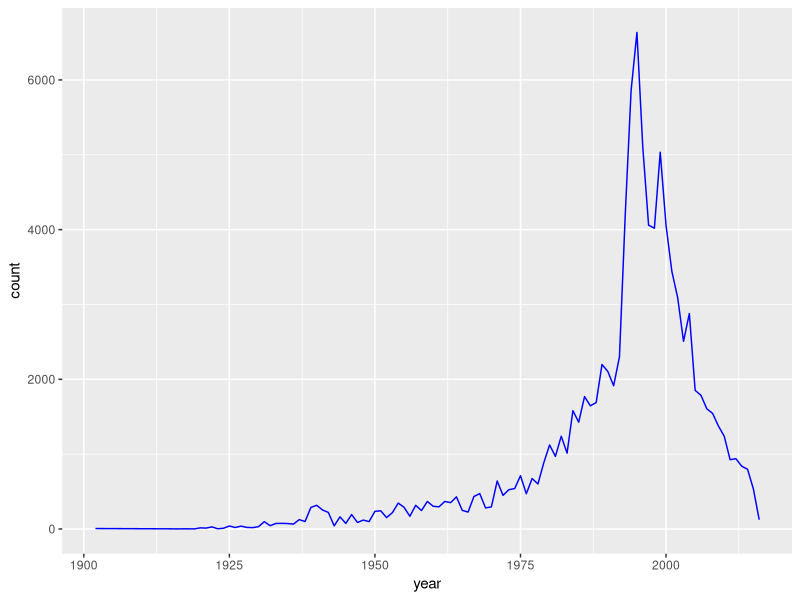
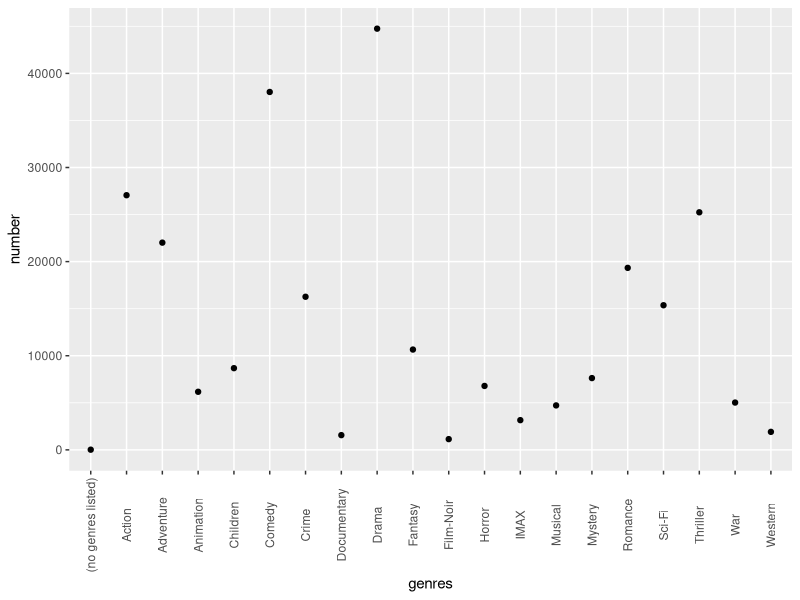
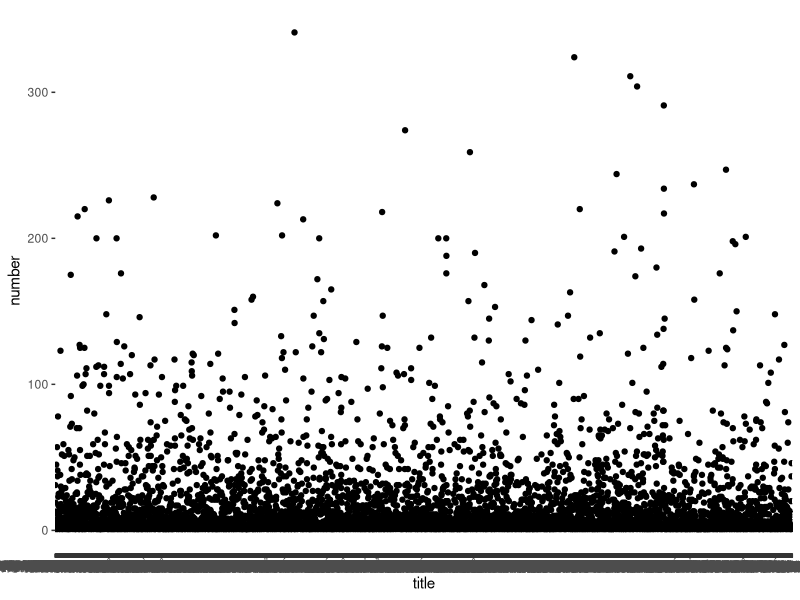

Write the R code that produced these figures, in order.
## ---- chunk 1
knitr::opts_chunk$set(echo = TRUE)
## ---- chunk 2
#Install Required Packages if Necessary
if(!require(tidyverse)) install.packages("tidyverse", repos = "http://cran.us.r-project.org")
if(!require(caret)) install.packages("caret", repos = "http://cran.us.r-project.org")
if(!require(dslabs)) install.packages("dslabs", repos = "http://cran.us.r-project.org")
if(!require(randomForest)) install.packages("randomForest", repos = "http://cran.us.r-project.org")

#Load Required Libraries
library(dslabs)
library(tidyverse)
library(caret)
library(randomForest)

#Load Data
data("movielens")
## ---- chunk 3
#Check the Structure of movielens
str(movielens)

#Check the first 10 Observations
head(movielens, n=10)
## ---- chunk 4
#Check the distribution of Movie Ratings
summary(movielens$rating)

#Check the Number of Rows and Columns in the Dataset                      
paste('The movielens dataset has',nrow(movielens),'rows and',ncol(movielens),'columns.')

#Check Number of Distinct User and Distinct Movies
movielens %>% summarize(n_users = n_distinct(userId), n_movies = n_distinct(movieId))

#Check Number of Movies per Year
movies_per_year <- movielens %>% na.omit() %>% select(movieId, year) %>% group_by(year) %>% summarise(count = n())
print(movies_per_year) 

#Plot Number of Movies per Year
movies_per_year %>% ggplot(aes(x = year, y = count)) + geom_line(color="blue")

#Checking popular genre
genres_df <- movielens %>% separate_rows(genres, sep = "\\|") %>% group_by(genres) %>% summarise(number = n())# %>% arrange(desc(number))

#Plotting Popular genre
genres_df %>% ggplot(aes(x = genres, y = number)) + geom_point() + theme(axis.text.x = element_text(angle = 90, vjust = 0.5)) 

#Plotting Ratings per movie
ratings_per_movie <- movielens %>% group_by(title) %>% summarise(number = n())
ratings_per_movie %>% ggplot(aes(x = title, y = number)) + geom_point()
## ---- chunk 5
##Create a Training Data Partition
test_index <- createDataPartition(y = movielens$rating, times = 1, p = 0.1, list = FALSE)
edx <- movielens[-test_index,]
temp <- movielens[test_index,]

#Creating the Validation data set
validation <- temp %>%  semi_join(edx, by = "movieId") %>% semi_join(edx, by = "userId")

# Add rows removed from validation set back into edx set
removed <- anti_join(temp, validation)
edx <- rbind(edx, removed)
